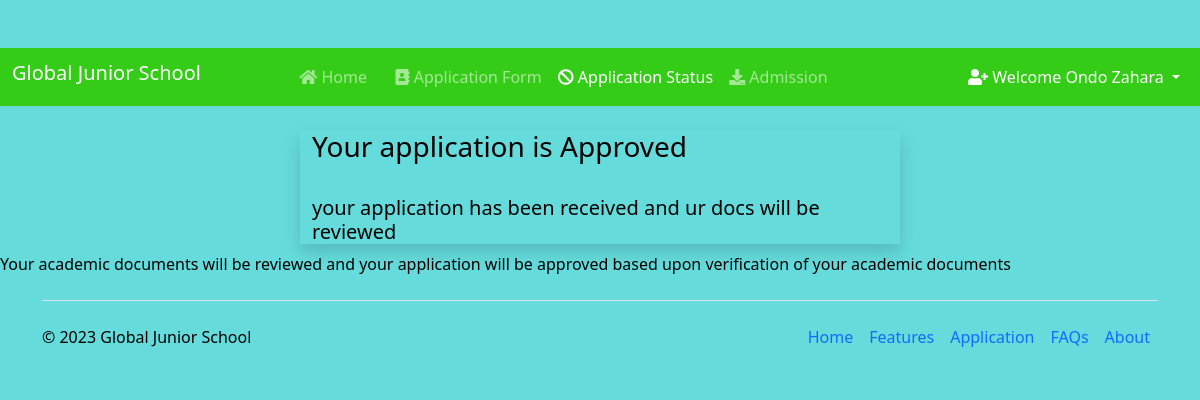
The page /status/ (signed in) on the database its author committed.
### Students_Admission_System/models.py (models this page shows, shortened)
class Application(models.Model):
    user = models.OneToOneField(User, on_delete=models.CASCADE, blank=True, null=True)
    application_id = models.CharField(max_length=50, unique=True, null=True)
    COURSES = (
    ('Computer Science ', 'Computer Science '),
    ('Information Technology ', 'Information Technology '),
    ('Electronics and Telecommunication ', 'Electronics and Telecommunication '),
    ('Business and accounting', 'Business and accounting'),
    ('public Admin', 'public Admin'),
    ('LAW', 'LAW'),
    )
    course = models.CharField(max_length=100, choices= COURSES)
    name = models.CharField(max_length=200)
    GENDER = (
        ('Male','Male'),
        ('Female','Female')
    )
    gender = models.CharField(max_length=10, choices=GENDER)
    email = models.CharField(max_length=200)
    phone_no = models.CharField(max_length=200)
    address = models.CharField(max_length=200)
    nationality = models.CharField(max_length=250)
    student_profile = models.ImageField(upload_to="images")
    a_level_result = models.FileField()
    o_level_result = models.FileField()
    ple_result = models.FileField()
    kindergaten = models.FileField(null=True)
    national_id = models.ImageField(upload_to="images", null=True)
    DOM =(
        ('Boys hostel A','Boys hostel A'),
        ('Boys hostel B','Boys hostel B'),
        ('Boys hostel C','Boys hostel C'),
        ('Girls hostel A','Girls hostel A'),
        ('Girls hostel B','Girls hostel B'),
        ('Girls hostel C','Girls hostel C')
    )
    dom = models.CharField(max_length=50, choices=DOM)
    STATUS = (
        ('Approved', 'Approved'),
        ('Pending', 'Pending'),
        ('Rejected', 'Rejected'),
    )
    Application_Status = models.TextField(max_length=100, choices=STATUS, default="Pending")
    message = models.TextField(max_length=100, default="", null=True, blank=True)

### Students_Admission_System/views.py (the view)
# urls.py: path("status/", views.status, name="status"),
def status(request):
    if not request.user.is_authenticated:
        return redirect("/login")
    application = Application.objects.get(user=request.user)
    return render(request, "status.html", {'application':application})

### Students_Admission_System/templates/status.html (shortened to what this page needs)
{% extends 'basic.html' %}
{% block status %} active {% endblock %}
{% block body %}
<div class="container w-50 mt-4 shadow">
    <h3>Your application is {{application.Application_Status}}</h3>
    <br>
    <h5>{{application.message}}</h5>
</div>
<p>Your academic documents will be reviewed and your application will be approved based upon verification of your academic  documents</p>
<div class="container">
    <footer class="d-flex flex-wrap justify-content-between align-items-center py-3 my-4 border-top">
      <p class="col-md-4 mb-0 text-body-secondary">&copy; 2023 Global Junior School</p>
      <a href="/" class="col-md-4 d-flex align-items-center justify-content-center mb-3 mb-md-0 me-md-auto link-body-emphasis text-decoration-none">
        <svg class="bi me-2" width="40" height="32"><use xlink:href="#bootstrap"/></svg>
      </a>
      <ul class="nav col-md-4 justify-content-end">
        <li class="nav-item"><a href="#" class="nav-link px-2 text-body-secondary">Home</a></li>
        <li class="nav-item"><a href="#" class="nav-link px-2 text-body-secondary">Features</a></li>
        <li class="nav-item"><a href="#" class="nav-link px-2 text-body-secondary">Application</a></li>
        <li class="nav-item"><a href="#" class="nav-link px-2 text-body-secondary">FAQs</a></li>
        <li class="nav-item"><a href="#" class="nav-link px-2 text-body-secondary">About</a></li>
      </ul>
    </footer>
  </div>
{% endblock %}

### Students_Admission_System/templates/basic.html (shortened to what this page needs)
{% load static %}
<!doctype html>
<html lang="en">
  <head>
    <link href="https://cdn.jsdelivr.net/npm/bootstrap@5.0.2/dist/css/bootstrap.min.css" rel="stylesheet">
    <link rel="stylesheet" href="https://cdnjs.cloudflare.com/ajax/libs/font-awesome/5.15.3/css/all.min.css">
    <link href="{% static 'carousel.css' %}" rel="stylesheet">
  </head>
  <body>
    <nav class="navbar navbar-expand-lg navbar-dark">
        <div class="container-fluid">
          <h2 class="navbar-brand">Global Junior School</h2>
          <div class="container w-75">
          <div class="collapse navbar-collapse" id="navbarSupportedContent">
            <ul class="navbar-nav me-auto mb-lg-0">
              <li class="nav-item">
                <a class="nav-link {% block home %} {% endblock %}" aria-current="page" href="/"><i class="fa fa-home"></i> Home</a>
              </li>
              {% if user.is_authenticated %}
              <li class="nav-item">
                <a class="nav-link {% block application_form %} {% endblock %}" href="/application_form/"><i class="fa fa-address-book"></i> Application Form </a>
              </li>
              <li class="nav-item">
                <a class="nav-link {% block status %} {% endblock %}" href="/status/"><i class="fa fa-ban"></i> Application Status</a>
              </li>
              <li class="nav-item ">
                <a class="nav-link {% block admission %} {% endblock %}" href="{% url 'admission_letter' %}"><i class="fa fa-download"></i> Admission</a>
              </li>
            </ul>
          </div>
          </div>
          <div class="collapse navbar-collapse" id="navbarNavDarkDropdown">
            <ul class="navbar-nav">
              <li class="nav-item dropdown">
                <a class="nav-link active dropdown-toggle" href="#" id="navbarDarkDropdownMenuLink" role="button" data-bs-toggle="dropdown" aria-expanded="false">
                <i class="fa fa-user-plus"></i>  Welcome {{request.user.get_full_name}}
                </a>
              </li>
            </ul>
          </div>
          {% endif %}
        </div>
      </nav>
    {% block body %}
    {% endblock %}
  </body>
</html>

### Students_Admission_System/static/carousel.css (style rules this page uses)
body { padding-top: 3rem; padding-bottom: 3rem; color: rgb(var(--bs-tertiary-color-rgb)); }

### Students_Admission_System/templates/basic.html (style rules this page uses)
.navbar { background-color: #35cc17;; }
body { background-color: rgb(101, 219, 219); }

### rows shown on the page
Application: Application_Status "Approved", message "your application has been received and ur docs will be reviewed"

### other values the page prints
{{ request.user.get_full_name }} "Ondo Zahara"
